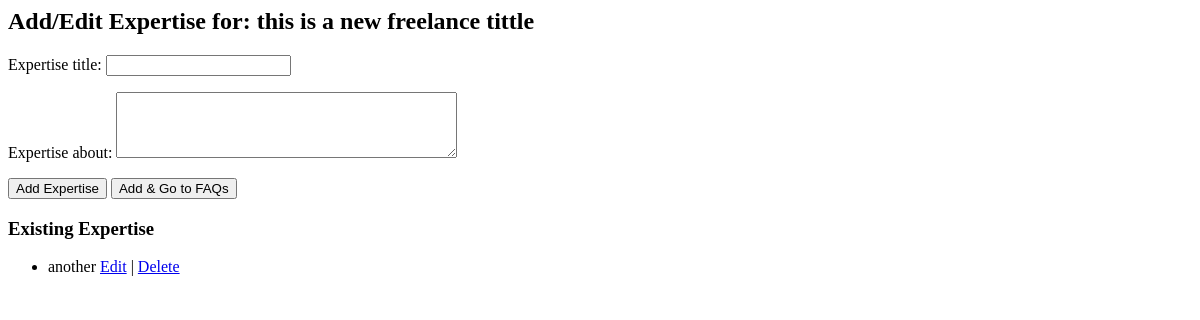
Page /service/10/expertise/ (signed in) on the earlier database version.
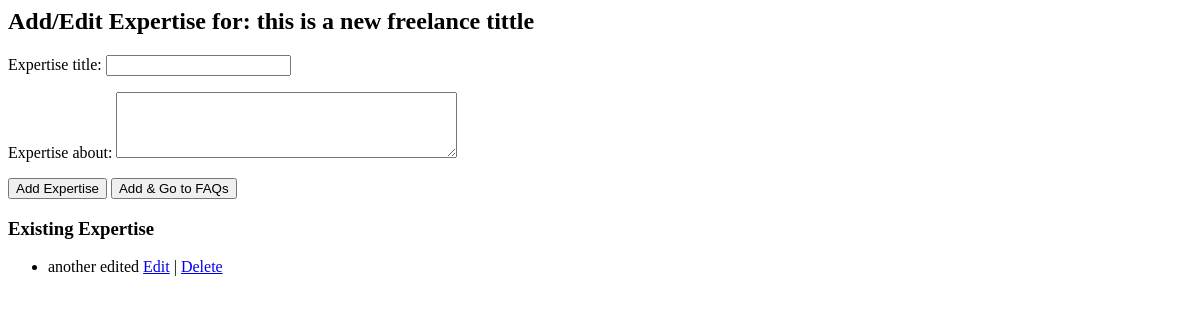
Same page on the later database version.
### app_main/models/expertise.py (models this page shows, shortened)
class Expertise(models.Model):
    service = models.ForeignKey(Service, on_delete=models.CASCADE, related_name='expertises')
    expertise_title = models.CharField(max_length=255)
    expertise_about = models.TextField()

### app_main/views/expertise_view.py (the view, shortened to what this page needs)
# urls.py: path('service/<int:service_id>/expertise/', service_expertise, name='service_expertise'),
@login_required
def service_expertise(request, service_id):
    service = get_object_or_404(Service, id=service_id, user=request.user)
    expertise_id = request.GET.get('edit')
    expertise_instance = None
    if expertise_id:
        expertise_instance = get_object_or_404(service.expertises.model, id=expertise_id, service=service)
    form = ExpertiseForm(instance=expertise_instance)
    expertises = service.expertises.all()
    return render(request, 'service/service_expertise.html', {
        'service': service,
        'form': form,
        'expertises': expertises,
        'editing': expertise_id
    })

### app_main/forms/expertise_form.py
class ExpertiseForm(forms.ModelForm):
    class Meta:
        model = Expertise
        fields = ['expertise_title', 'expertise_about']
        widgets = {
            'expertise_title': forms.TextInput(attrs={'class': 'form-control'}),
            'expertise_about': forms.Textarea(attrs={'class': 'form-control', 'rows': 4}),
        }

### app_main/templates/service/service_expertise.html (shortened to what this page needs)
<h2>Add/Edit Expertise for: {{ service.service_title }}</h2>
<form method="POST">
    {{ form.as_p }}
    <button type="submit" name="action" value="add">
        {% if editing %}Update Expertise{% else %}Add Expertise{% endif %}
    </button>
    <button type="submit" name="action" value="next" novalidate>
        {% if editing %}Update & Go to FAQs{% else %}Add & Go to FAQs{% endif %}
    </button>
</form>
<h3>Existing Expertise</h3>
<ul>
    {% for exp in expertises %}
        <li>
            {{ exp.expertise_title }}
            <a href="?edit={{ exp.id }}">Edit</a>
            |
            <a href="{% url 'app_main:delete_service_expertise' exp.id %}"
               onclick="return confirm('Are you sure you want to delete this expertise?');">
               Delete
            </a>
        </li>
    {% empty %}
        <li>No expertise added yet.</li>
    {% endfor %}
</ul>

Differences in the rows shown:
removed Expertise: expertise_title "another"
added Expertise: expertise_title "another edited"
